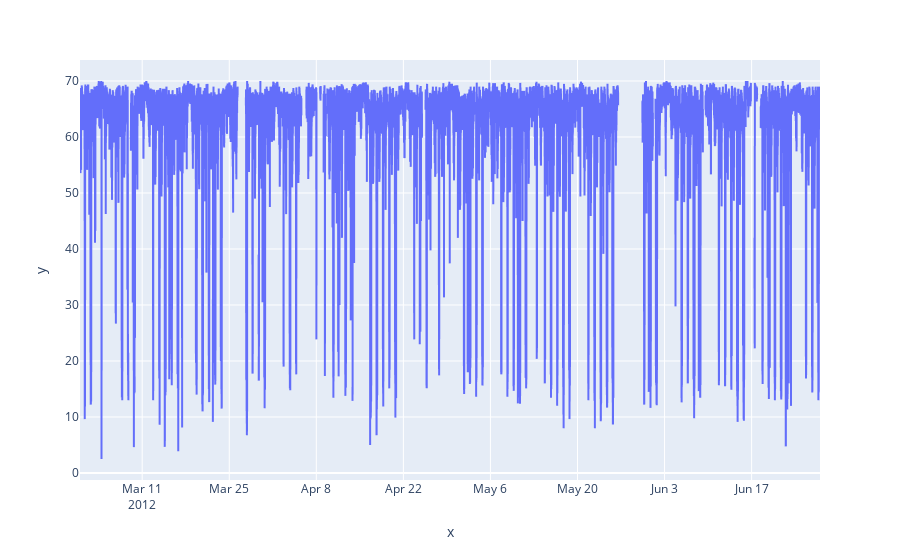

The notebook cell saved with this chart:
### Code cell
px.line(y=metr_la_targets[:, 0], x=timestamps)

### Figure 1 — Plotly figure (JSON) as saved in the notebook; plotly's stock layout.template omitted (floating-point values rounded to 4 significant figures; data arrays with more than 128 entries replaced by an {"elided": "..."} marker saying what was removed)
{"data": [{"hovertemplate": "x=%{x}<br>y=%{y}<extra></extra>", "legendgroup": "", "line": {"color": "#636efa", "dash": "solid"}, "marker": {"symbol": "circle"}, "mode": "lines", "name": "", "showlegend": false, "type": "scattergl", "x": {"elided": "34272 str values"}, "xaxis": "x", "y": {"elided": "34272 float values"}, "yaxis": "y"}], "layout": {"legend": {"tracegroupgap": 0}, "margin": {"t": 60}, "xaxis": {"anchor": "y", "domain": [0, 1], "title": {"text": "x"}}, "yaxis": {"anchor": "x", "domain": [0, 1], "title": {"text": "y"}}}}
